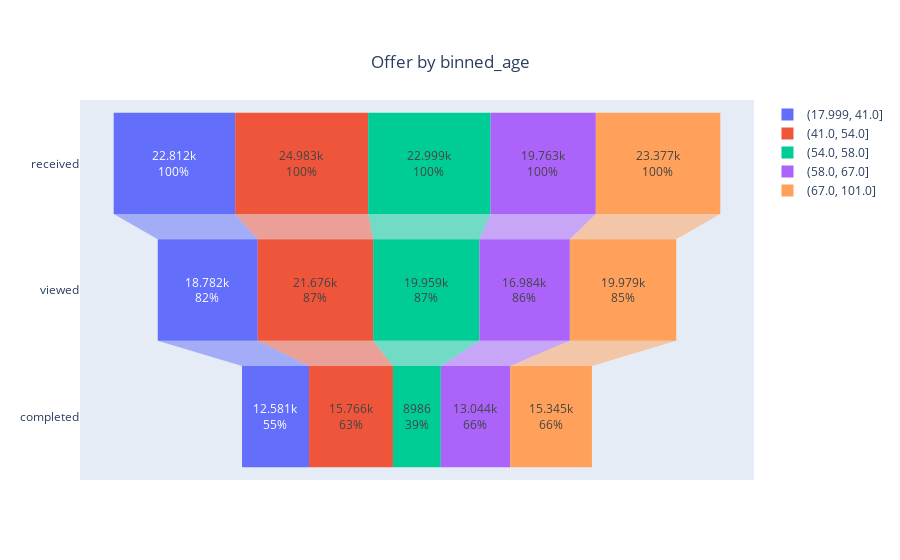

Notebook code for this chart:
### Code cell
visualize.plot_funnel_by_group(df_offer_time, df_profile, 'binned_age')

### Figure 1 — Plotly figure (JSON) as saved in the notebook; plotly's stock layout.template omitted (floating-point values rounded to 4 significant figures)
{"data": [{"name": "(17.999, 41.0]", "orientation": "h", "textinfo": "value+percent initial", "type": "funnel", "x": [22812, 18782, 12581], "y": ["received", "viewed", "completed"]}, {"name": "(41.0, 54.0]", "orientation": "h", "textinfo": "value+percent initial", "type": "funnel", "x": [24983, 21676, 15766], "y": ["received", "viewed", "completed"]}, {"name": "(54.0, 58.0]", "orientation": "h", "textinfo": "value+percent initial", "type": "funnel", "x": [22999, 19959, 8986], "y": ["received", "viewed", "completed"]}, {"name": "(58.0, 67.0]", "orientation": "h", "textinfo": "value+percent initial", "type": "funnel", "x": [19763, 16984, 13044], "y": ["received", "viewed", "completed"]}, {"name": "(67.0, 101.0]", "orientation": "h", "textinfo": "value+percent initial", "type": "funnel", "x": [23377, 19979, 15345], "y": ["received", "viewed", "completed"]}], "layout": {"title": {"text": "Offer by binned_age", "x": 0.5, "xanchor": "center", "y": 0.9, "yanchor": "top"}}}
